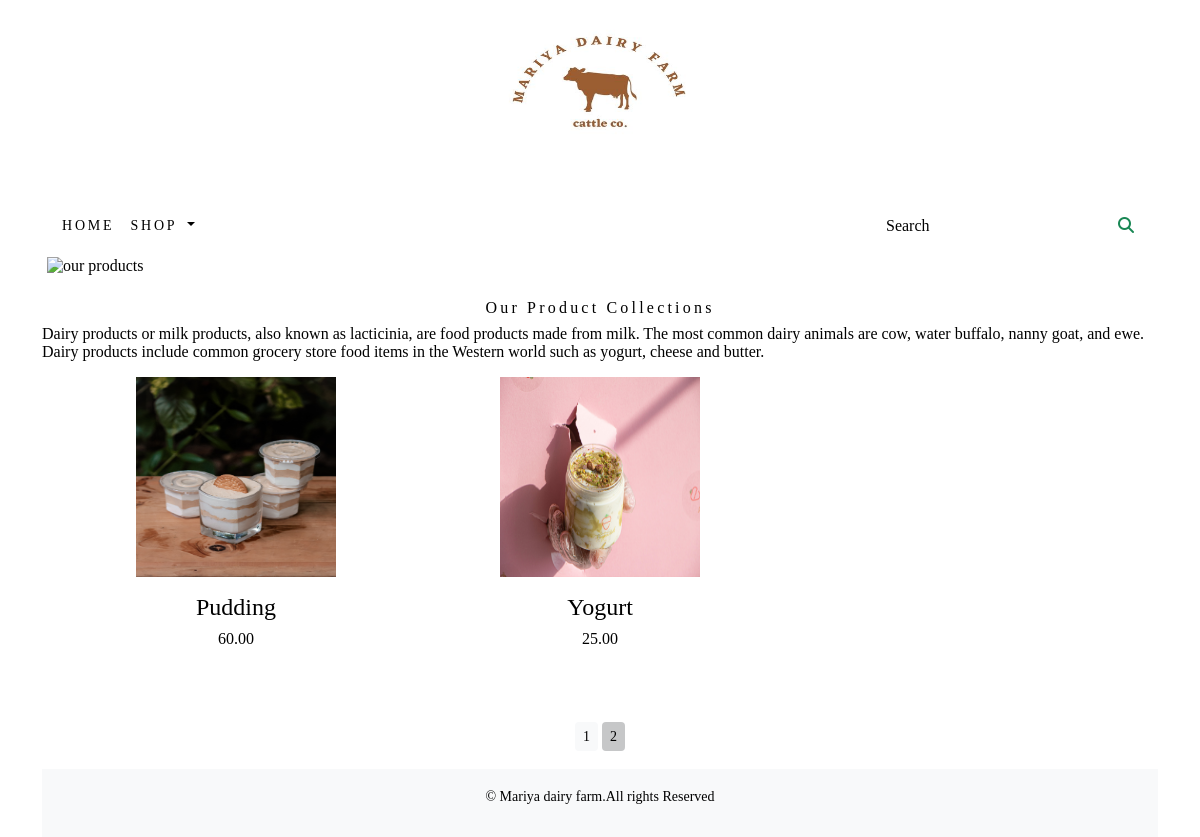
Screenshot of /shop/?page=2 with the database file from the repository.
### shop/models.py (models this page shows, shortened)
class Product(models.Model):
    name=models.CharField(max_length=250,unique=True)
    slug=models.SlugField(max_length=250,unique=True)
    description=models.TextField(blank=True)
    price=models.DecimalField(max_digits=10,decimal_places=2)
    category=models.ForeignKey(Category,on_delete=models.CASCADE)
    image=models.ImageField(upload_to='product',blank=True)
    stock=models.IntegerField()
    available=models.BooleanField(default=True)
    created=models.DateTimeField(auto_now_add=True)
    updated=models.DateTimeField(auto_now=True)
    def get_url(self):
        return reverse('shop:prodCatdetail',args=[self.category.slug,self.slug])
    class Meta:
        ordering=('name',)
        verbose_name='product'
        verbose_name_plural='products'

### shop/views.py (the view)
# urls.py: path('',views.allProdCat,name='allProdCat'),
def allProdCat(request,c_slug=None):
    c_page=None
    products_list=None
    if c_slug!=None:
        c_page=get_object_or_404(Category,slug=c_slug)
        products_list=Product.objects.all().filter(category=c_page,available=True)
    else:
        products_list=Product.objects.all().filter(available=True)
    paginator=Paginator(products_list,6)
    try:
        page=int(request.GET.get('page',1))
    except:
        page=1
    try:
        products=paginator.page(page)
    except (EmptyPage,InvalidPage):
        products=paginator.page(paginator.num_pages)
    return render(request,"category.html",{'category':c_page,'products':products})

### cart/context_processors.py (called while the page is built)
def counter (request):
    item_count=0
    if 'admin' in request.path:
        return {}
    else:
        try:
            cart=Cart.objects.filter(cart_id=_cart_id(request))
            car_items=CartItem.objects.all().filter(cart=cart[:1])
            for cart_item in car_items:
                item_count += cart_item.quantity
        except Cart.DoesNotExist:
            item_count =0
    return dict(item_count=item_count)

### cart/views.py (called while the page is built)
def _cart_id(request):
    cart=request.session.session_key
    if not cart:
        cart=request.session.create()
    return cart

### shop/context_processors.py (called while the page is built)
def menu_links(request):
    links=Category.objects.all()
    return dict(links=links)

### shop/models.py (called while the page is built)
    def get_url(self):
        return reverse('shop:products_by_category',args=[self.slug])

### templates/category.html (shortened to what this page needs)
{% extends 'base.html' %}
{% load static %}
{% block content %}
<div class="mx_auto">
    {% if category %}
        <img class="my_image" src="{{category.image.url}}" alt="{{category.name}}" style='width:200px;height:200px;'>
</div>
    <br>
<div>
        <h1 class="text-center my_title">{{category.name}}</h1>
        <p class="text-justify">{{category.description}}</p>
</div>
    {% else %}
<div>
<img class="my_image my_image_padding" src="{% static 'img/banner.jpg' %}" alt="our products" style='width:1350px;height:400px;'>
</div>
<br>
<div>
    <h1 class="text-center my_title">Our Product Collections</h1>
    <p class="text-justify">Dairy products or milk products, also known as lacticinia, are food products made from milk. The most common dairy animals are cow, water buffalo, nanny goat, and ewe. Dairy products include common grocery store food items in the Western world such as yogurt, cheese and butter.</p>
</div>
    {% endif %}
<div class="container">
    <div class="row mx-auto">
        {% for product in products.object_list %}
        <div class="my_bottom_margin col-9 col-sm-12 col-md-4 col-lg-4">
            <div class="card text-center" style="min-width:18rem;">
                <a href="{{product.get_url}}"><img class="card-img-top my_image" src="{{product.image.url}}" alt="{{product.name}}" style='width:200px;height:200px;'></a>
            <div class="card-body">
                <h4>{{product.name}}</h4>
                <p>{{product.price}}</p>
            </div>
            </div>
        </div>
        {% endfor %}
    </div>
    <div class="mx-auto">
        {% if products.paginator.num_pages > 1%}
        <div class="text-center">
            {% for pg in products.paginator.page_range %}
                <a href="?page={{pg}}" class="btn btn-light btn-sm {% if products.number == pg %} active {% endif %}">{{pg}}</a>
            {% endfor %}
        </div>
        {% endif %}
    </div>
    <br>
</div>
{% endblock %}

### static/css/custom.css (style rules this page uses)
body { font-family: 'Roboto', sans-serif; }
.my_image { width:100%; height:auto; }
.my_title { font-size:16px; text_transform:uppercase; letter-spacing:.2em; }
.my_image_padding { padding:5px; }
.my_bottom_margin { margin-bottom:10px; }

### rows the page displays
Product: image (picture), name "Pudding", price "60.00"
Product: image (picture), name "Yogurt", price "25.00"

### other values shown
{{ pg }} "1" "2"
